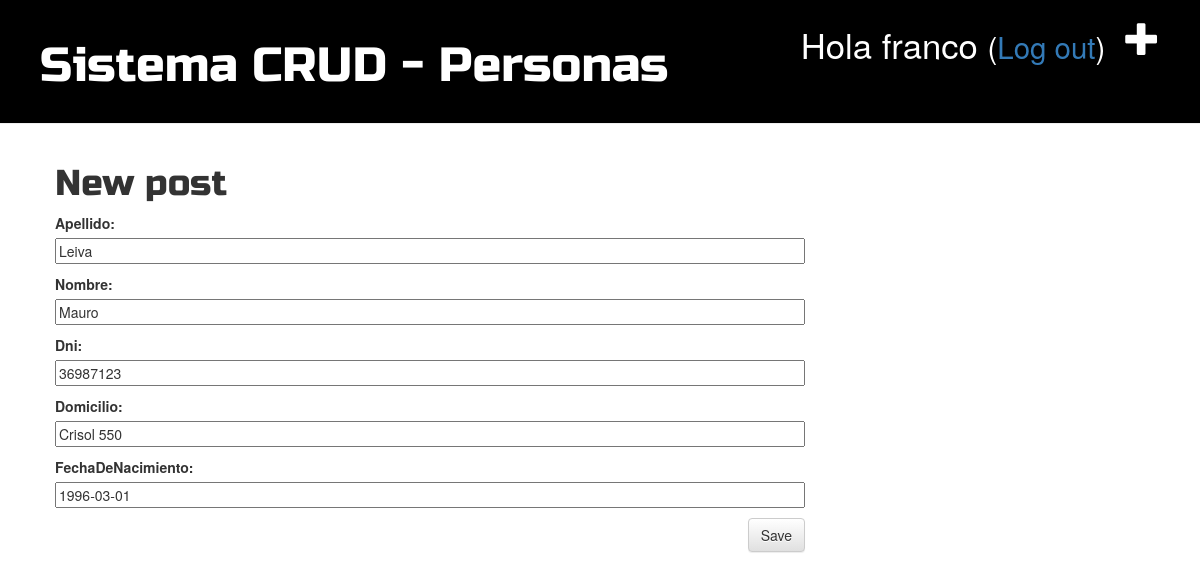
Screenshot of /post/1/edit/ (signed in) with the database file from the repository.
### blog/models.py (models this page shows, shortened)
class Persona(models.Model):
    author = models.ForeignKey('auth.User', on_delete=models.CASCADE)
    apellido = models.CharField(max_length=100)
    nombre = models.CharField(max_length=100)
    dni = models.CharField(max_length=100)
    domicilio = models.CharField(max_length=200)
    fechaDeNacimiento = models.DateField()
    fechaDeAlta = models.DateTimeField(default=timezone.now)

### blog/views.py (the view)
# urls.py: path('post/<int:pk>/edit/', views.post_edit, name='post_edit'),
@login_required #REQUIERE LOGUEO
def post_edit(request, pk):
    persona = get_object_or_404(Persona, pk=pk)
    if request.method == "POST":
        form = PostForm(request.POST, instance=persona)
        if form.is_valid():
            persona = form.save(commit=False)
            persona.author = request.user
            persona.save()
            return redirect('post_detail', pk=persona.pk)
    else:
        form = PostForm(instance=persona)
    return render(request, 'blog/post_edit.html', {'form': form})

### blog/forms.py
class PostForm(forms.ModelForm):
    class Meta:
        model = Persona
        fields = ('apellido', 'nombre', 'dni', 'domicilio', 'fechaDeNacimiento' ,)

### blog/templates/blog/post_edit.html
{% extends 'blog/base.html' %}
{% block content %}
    <h1>New post</h1>
    <form method="POST" class="post-form">{% csrf_token %}
        {{ form.as_p }}
        <button type="submit" class="save btn btn-default">Save</button>
    </form>
{% endblock %}

### blog/templates/blog/base.html (shortened to what this page needs)
{% load static %}
<head>
    <link rel="stylesheet" href="//maxcdn.bootstrapcdn.com/bootstrap/3.2.0/css/bootstrap.min.css">
    <link rel="stylesheet" href="//maxcdn.bootstrapcdn.com/bootstrap/3.2.0/css/bootstrap-theme.min.css">
    <link rel="stylesheet" href="{% static 'css/blog.css' %}">
</head>
<body>
    <div class="page-header">
        {% if user.is_authenticated %}
            <a href="{% url 'post_new' %}" class="top-menu"><span class="glyphicon glyphicon-plus"></span></a>
            <p class="top-menu">Hola {{ user.username }} <small>(<a href="{% url 'logout' %}">Log out</a>)</small></p>
        {% else %}
             <a href="{% url 'login' %}" class="top-menu"><span class="glyphicon glyphicon-lock"></span></a>
        {% endif %}
        <h1><a href="/">Sistema CRUD - Personas</a></h1>
    </div>
    <div class="content container">
        <div class="row">
            <div class="col-md-8">
            {% block content %}
            {% endblock %}
            </div>
        </div>
    </div>
</body>

### blog/static/css/blog.css (style rules this page uses)
.page-header { background-color: #000000; margin-top: 0; padding: 20px 20px 20px 40px; }
.page-header h1, .page-header h1 a, .page-header h1 a:visited, .page-header h1 a:active { color: #ffffff; font-size: 36pt; text-decoration: none; }
.content { margin-left: 40px; }
h1, h2, h3, h4 { font-family: 'Russo One', sans-serif; }
.save { float: right; }
.post-form textarea, .post-form input { width: 100%; }
.top-menu, .top-menu:hover, .top-menu:visited { color: #ffffff; float: right; font-size: 26pt; margin-right: 20px; }

### rows the page displays
Persona: apellido "Leiva", nombre "Mauro", dni "36987123", domicilio "Crisol 550", fechaDeNacimiento "1996-03-01"

### other values shown
{{ user.username }} "franco"
